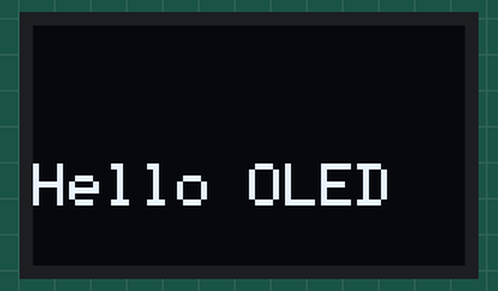
The sketch below on a simulated ESP32-C3. On the bench: 72×40 one-colour display.

Above: at 0.1 s.

The sketch:

ESP32C3SMO-Abrobot_DisplayTest.ino
```cpp
// ESP32-C3-ABrobot-OLED
// https://michiel.vanderwulp.be/domotica/Modules/ESP32-C3-SuperMini-OLED

// https://de.aliexpress.com/item/1005007892774677.html#nav-specification
// Dieser Bildschirm unterscheidet sich von anderen 0,42-Zoll-Bildschirmen.Der Ausgangspunkt des Bildschirms lautet 12864 (13, 14)
// Bitte achten Sie vor dem Kauf darauf, andere 0,42-Zoll-Bildschirme dürfen nicht direkt ersetzen

// https://github.com/nrfconnect/sdk-zephyr/blob/main//boards/shields/abrobot_esp32c3_oled/doc/index.rst
// https://github.com/nrfconnect/sdk-zephyr/tree/main/boards/shields/abrobot_esp32c3_oled
// Abrobot esp32c3 oled only works with sh1106_compatible display driver. It does not support 1306 display driver commands. Its screen resolution is 72x40. Its screen start position is 30, 12.
/* SHIELD_SH1106_72X40
	abrobot_72x40: ssd1306@3c {
		compatible = "sinowealth,sh1106";
		reg = <0x3c>;
		width = <72>;
		height = <40>;
		segment-offset = <30>;
		page-offset = <0>;
		display-offset = <0xC>;
		multiplex-ratio = <0x27>;
		prechargep = <0x22>;
		ready-time-ms = <10>;
		segment-remap;
		com-invdir;
		use-internal-iref;
	};
*/

//#include "Wire.h"
#include "U8g2lib.h"

//#define ESPC3MINIOLED_OLED_U8G2TYPE  U8G2_SSD1306_72X40_ER_F_HW_I2C
//#define ESPC3MINIOLED_OLED_U8G2TYPE  U8G2_SH1106_72X40_WISE_1_HW_I2C
//#define ESPC3MINIOLED_OLED_U8G2TYPE  U8G2_SH1106_72X40_WISE_2_HW_I2C
#define ESPC3MINIOLED_OLED_U8G2TYPE  U8G2_SH1106_72X40_WISE_F_HW_I2C
#define ESPC3MINIOLED_OLED_ROTATION  U8G2_R0
#define ESPC3MINIOLED_OLED_PIN_RESET U8X8_PIN_NONE
#define ESPC3MINIOLED_OLED_PIN_CLOCK 6
#define ESPC3MINIOLED_OLED_PIN_DATA  5
//U8G2_SSD1306_72X40_ER_F_HW_I2C(const u8g2_cb_t *rotation, uint8_t reset = U8X8_PIN_NONE, uint8_t clock = U8X8_PIN_NONE, uint8_t data = U8X8_PIN_NONE)
//U8G2_SSD1306_72X40_ER_F_HW_I2C u8g2(rotation=U8G2_R0, reset=U8X8_PIN_NONE, clock=6, data=5);
ESPC3MINIOLED_OLED_U8G2TYPE u8g2(ESPC3MINIOLED_OLED_ROTATION, ESPC3MINIOLED_OLED_PIN_RESET, ESPC3MINIOLED_OLED_PIN_CLOCK, ESPC3MINIOLED_OLED_PIN_DATA);

void setup() {
    u8g2.begin();
    u8g2.clearBuffer();
    u8g2.setFont(u8g2_font_6x10_tf);
    //u8g2.drawStr(10, 10, "Hello");
    u8g2.drawStr(0, 30, "Hello OLED");
    u8g2.sendBuffer();
}

void loop() {}
```
